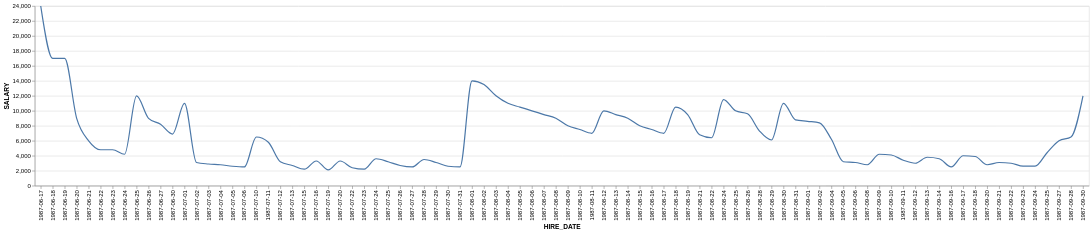

Vega-Lite specification for this chart:
### Vega-Lite specification from a JSON file in a GitHub repository (floating-point values rounded to 4 significant figures)
{"data": {"values": [{"x_data": "1987-06-17", "y_data": 24000}, {"x_data": "1987-06-18", "y_data": 17000}, {"x_data": "1987-06-19", "y_data": 17000}, {"x_data": "1987-06-20", "y_data": 9000}, {"x_data": "1987-06-21", "y_data": 6000}, {"x_data": "1987-06-22", "y_data": 4800}, {"x_data": "1987-06-23", "y_data": 4800}, {"x_data": "1987-06-24", "y_data": 4200}, {"x_data": "1987-06-25", "y_data": 12000}, {"x_data": "1987-06-26", "y_data": 9000}, {"x_data": "1987-06-27", "y_data": 8200}, {"x_data": "1987-06-30", "y_data": 6900}, {"x_data": "1987-07-01", "y_data": 11000}, {"x_data": "1987-07-02", "y_data": 3100}, {"x_data": "1987-07-03", "y_data": 2900}, {"x_data": "1987-07-04", "y_data": 2800}, {"x_data": "1987-07-05", "y_data": 2600}, {"x_data": "1987-07-06", "y_data": 2500}, {"x_data": "1987-07-10", "y_data": 6500}, {"x_data": "1987-07-11", "y_data": 5800}, {"x_data": "1987-07-12", "y_data": 3200}, {"x_data": "1987-07-13", "y_data": 2700}, {"x_data": "1987-07-15", "y_data": 2200}, {"x_data": "1987-07-16", "y_data": 3300}, {"x_data": "1987-07-19", "y_data": 2100}, {"x_data": "1987-07-20", "y_data": 3300}, {"x_data": "1987-07-22", "y_data": 2400}, {"x_data": "1987-07-23", "y_data": 2200}, {"x_data": "1987-07-24", "y_data": 3600}, {"x_data": "1987-07-25", "y_data": 3200}, {"x_data": "1987-07-26", "y_data": 2700}, {"x_data": "1987-07-27", "y_data": 2500}, {"x_data": "1987-07-28", "y_data": 3500}, {"x_data": "1987-07-29", "y_data": 3100}, {"x_data": "1987-07-30", "y_data": 2600}, {"x_data": "1987-07-31", "y_data": 2500}, {"x_data": "1987-08-01", "y_data": 14000}, {"x_data": "1987-08-02", "y_data": 13500}, {"x_data": "1987-08-03", "y_data": 12000}, {"x_data": "1987-08-04", "y_data": 11000}, {"x_data": "1987-08-05", "y_data": 10500}, {"x_data": "1987-08-06", "y_data": 10000}, {"x_data": "1987-08-07", "y_data": 9500}, {"x_data": "1987-08-08", "y_data": 9000}, {"x_data": "1987-08-09", "y_data": 8000}, {"x_data": "1987-08-10", "y_data": 7500}, {"x_data": "1987-08-11", "y_data": 7000}, {"x_data": "1987-08-12", "y_data": 10000}, {"x_data": "1987-08-13", "y_data": 9500}, {"x_data": "1987-08-14", "y_data": 9000}, {"x_data": "1987-08-15", "y_data": 8000}, {"x_data": "1987-08-16", "y_data": 7500}, {"x_data": "1987-08-17", "y_data": 7000}, {"x_data": "1987-08-18", "y_data": 10500}, {"x_data": "1987-08-19", "y_data": 9500}, {"x_data": "1987-08-21", "y_data": 6800}, {"x_data": "1987-08-22", "y_data": 6400}, {"x_data": "1987-08-24", "y_data": 11500}, {"x_data": "1987-08-25", "y_data": 10000}, {"x_data": "1987-08-26", "y_data": 9600}, {"x_data": "1987-08-28", "y_data": 7300}, {"x_data": "1987-08-29", "y_data": 6100}, {"x_data": "1987-08-30", "y_data": 11000}, {"x_data": "1987-08-31", "y_data": 8800}, {"x_data": "1987-09-01", "y_data": 8600}, {"x_data": "1987-09-02", "y_data": 8400}, {"x_data": "1987-09-04", "y_data": 6200}, {"x_data": "1987-09-05", "y_data": 3200}, {"x_data": "1987-09-06", "y_data": 3100}, {"x_data": "1987-09-08", "y_data": 2800}, {"x_data": "1987-09-09", "y_data": 4200}, {"x_data": "1987-09-10", "y_data": 4100}, {"x_data": "1987-09-11", "y_data": 3400}, {"x_data": "1987-09-12", "y_data": 3000}, {"x_data": "1987-09-13", "y_data": 3800}, {"x_data": "1987-09-14", "y_data": 3600}, {"x_data": "1987-09-16", "y_data": 2500}, {"x_data": "1987-09-17", "y_data": 4000}, {"x_data": "1987-09-18", "y_data": 3900}, {"x_data": "1987-09-20", "y_data": 2800}, {"x_data": "1987-09-21", "y_data": 3100}, {"x_data": "1987-09-22", "y_data": 3000}, {"x_data": "1987-09-23", "y_data": 2600}, {"x_data": "1987-09-24", "y_data": 2600}, {"x_data": "1987-09-25", "y_data": 4400}, {"x_data": "1987-09-27", "y_data": 6000}, {"x_data": "1987-09-28", "y_data": 6500}, {"x_data": "1987-09-30", "y_data": 12000}]}, "mark": {"type": "line", "interpolate": "monotone"}, "encoding": {"x": {"field": "x_data", "type": "nominal", "title": "HIRE_DATE", "sort": "ascending"}, "y": {"field": "y_data", "type": "quantitative", "title": "SALARY"}}}
